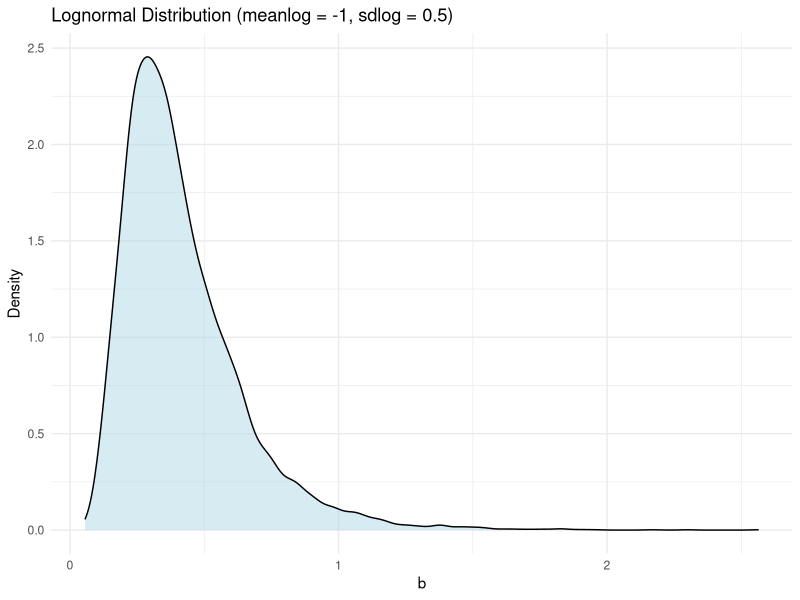
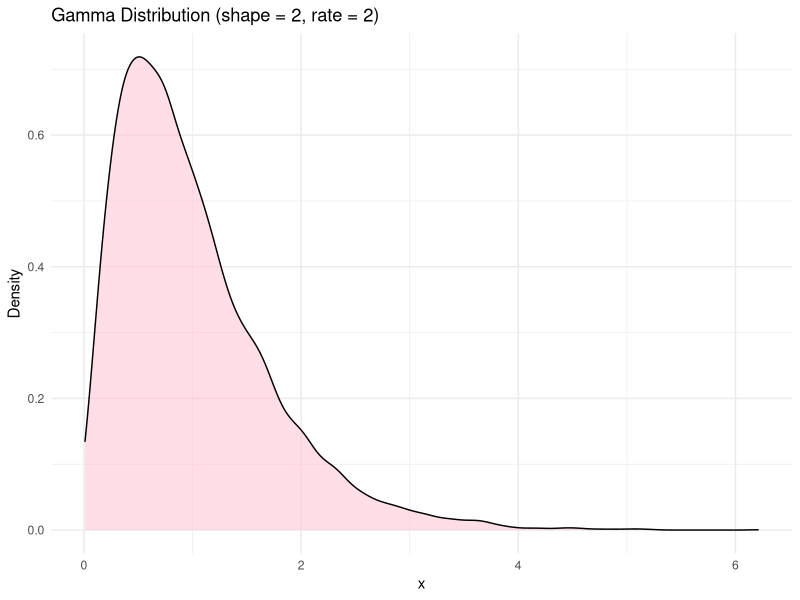
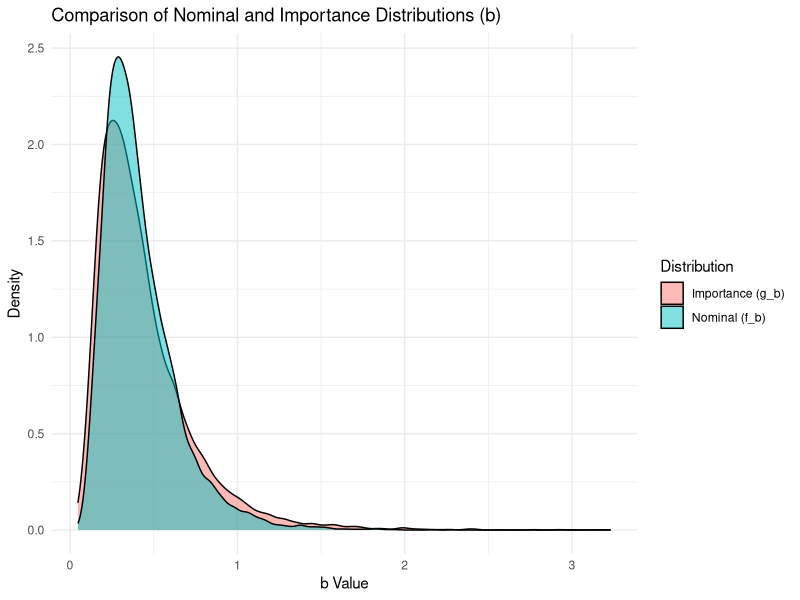
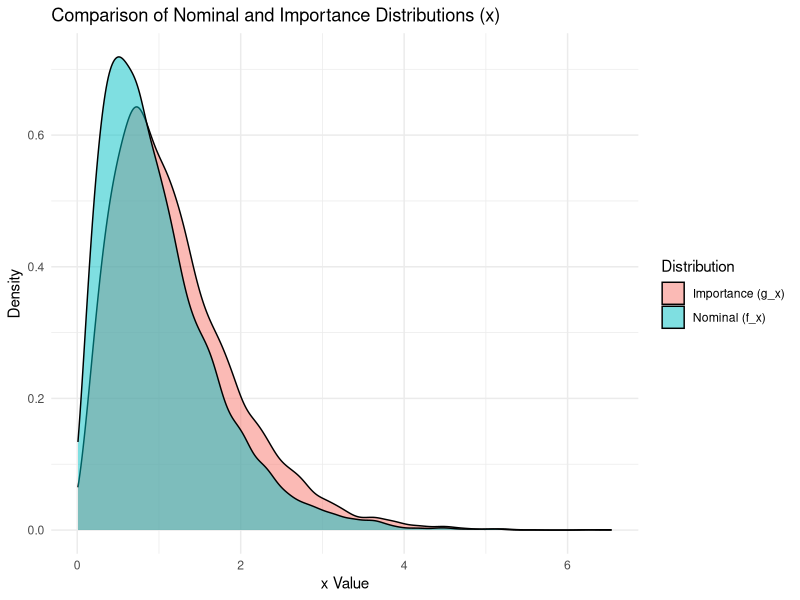

Recreate these plots in R, in order. (Note: this script raises an error after producing the figures.)
## ---- chunk 1
library(tidyverse)
library(ggplot2)
library(MASS)
## ---- chunk 2
set.seed(8160)
n <- 10000

## Pre-calculating b samples and x samples for use in simple MC and CV
b_samples <- rlnorm(n, meanlog = -1, sdlog = 0.5)
x_samples <- rgamma(n, shape = 2, rate = 2)

lognormal_df <- data.frame(values = b_samples, 
                           distribution = "Lognormal(-1, 0.5)")
gamma_df <- data.frame(values = x_samples, 
                       distribution = "Gamma(2, 2)")

ggplot(lognormal_df, aes(x = values)) +
  geom_density(fill = "lightblue", alpha = 0.5) +
  labs(title = "Lognormal Distribution (meanlog = -1, sdlog = 0.5)",
       x = "b", y = "Density") +
  theme_minimal()

ggplot(gamma_df, aes(x = values)) +
  geom_density(fill = "pink", alpha = 0.5) +
  labs(title = "Gamma Distribution (shape = 2, rate = 2)",
       x = "x", y = "Density") +
  theme_minimal()
## ---- chunk 3
alpha <- -2
beta <- 0.5

p_baseline_adverse_event <- exp(alpha) / (1 + exp(alpha))

knitr::kable(p_baseline_adverse_event, digits = 6, 
             col.names = "Probability of the Baseline Adverse Event")
## ---- chunk 4
start_time_smc <- Sys.time()

alpha <- -2
beta <- 0.5

logit_inverse_function <- function(x) {
  return(exp(x) / (1 + exp(x)))
}

## Calculating the probability of an adverse event based on pre-sampled b and x 
p_ij <- logit_inverse_function(alpha + b_samples + beta * x_samples)

p_adverse_event_smc <- mean(p_ij) 
var_smc <- var(p_ij)

cpu_time_smc <- Sys.time() - start_time_smc
## ---- chunk 5
start_time_cv <- Sys.time()

Y <- logit_inverse_function(alpha + b_samples + beta * x_samples)
E_Y <- mean(Y)
var_Y <- var(Y)

## U is the logit transformed Y (i.e. the original argument to the inverse logit)
U <- alpha + b_samples + beta * x_samples
E_U <- mean(U)
var_U <- var(U)

## E(Gamma(2,2)) = 1, E(Log-Normal(-1, 0.5)) = exp(-1 + (0.5^2)/2)
E_U_exact <- alpha + exp(-1 + (0.5^2)/2) + beta*1

cov_Y_U <- cov(Y, U)
c_star <- cov_Y_U / var_U 

## Applying covariate correction
Y_cv <- Y - c_star * (U - E_U_exact)
E_Y_cv <- mean(Y_cv)
var_Y_cv <- var_Y - (cov_Y_U ^ 2) / var_U

cpu_time_cv <- Sys.time() - start_time_cv

control_variate_df <- data.frame(
  Estimates = c("Mean", "Variance"),
  Without_Control_Variate = c(E_Y, var_Y),
  With_Control_Variate = c(E_Y_cv, var_Y_cv)
)
## ---- chunk 6
set.seed(8160)

b_samples_nominal <- rlnorm(n, meanlog = -1, sdlog = 0.5)
x_samples_nominal <- rgamma(n, shape = 2, rate = 2)
b_samples_importance <- rlnorm(n, meanlog = -1, sdlog = 0.6)
x_samples_importance <- rgamma(n, shape = 2.4, rate = 2)

b_df <- data.frame(Value = c(b_samples_nominal, b_samples_importance),
                   Distribution = rep(c("Nominal (f_b)", "Importance (g_b)"), each = n))

x_df <- data.frame(Value = c(x_samples_nominal, x_samples_importance ),
                   Distribution = rep(c("Nominal (f_x)", "Importance (g_x)"), each = n))

ggplot(b_df, aes(x = Value, fill = Distribution)) +
  geom_density(alpha = 0.5) +
  labs(title = "Comparison of Nominal and Importance Distributions (b)",
       x = "b Value", y = "Density") +
  theme_minimal()

ggplot(x_df, aes(x = Value, fill = Distribution)) +
  geom_density(alpha = 0.5) +
  labs(title = "Comparison of Nominal and Importance Distributions (x)",
       x = "x Value", y = "Density") +
  theme_minimal()
## ---- chunk 7
set.seed(8160)

start_time_is <- Sys.time()

# Nominal Distribution
f_b <- function(b) {
  return(dlnorm(b, meanlog = -1, sdlog = 0.5))
  }
f_x <- function(x) { 
  return(dgamma(x, shape = 2, rate = 2))
  }

# Importance Distribution
g_b <- function(b) {
  return(dlnorm(b, meanlog = -1, sdlog = 0.6))
}
g_x <- function(x) {
  return(dgamma(x, shape = 2.4, rate = 2))
}

weights <- function(b, x) {
  return((f_b(b) * f_x(x)) / (g_b(b) * g_x(x)))
}

b_samples_importance <- rlnorm(n, meanlog = -1, sdlog = 0.6)
x_samples_importance <- rgamma(n, shape = 2.4, rate = 2)

p_ij_is <- logit_inverse_function(alpha + b_samples_importance + beta * x_samples_importance) 
w <- weights(b_samples_importance, x_samples_importance)

E_is <- sum(w * p_ij_is) / sum(w)
## Variance expression from lecture notes
#var_is <- 1/n * (mean(w^2) - mean(w)^2)
var_is <- (mean((w * p_ij_is)^2) - mean(w * p_ij_is)^2) / n

cpu_time_is <- Sys.time() - start_time_is

importance_sampling_results <- data.frame(
  Estimates = c("Mean", "Variance"),
  Value = c(E_is, var_is)
)

## ---- chunk 8
set.seed(8160)

N_true <- 100000000

b_samples_N <- rlnorm(N_true, meanlog = -1, sdlog = 0.5)  
x_samples_N <- rgamma(N_true, shape = 2, rate = 2)

p_adverse_event_true <- mean(logit_inverse_function(alpha + b_samples_N + beta * x_samples_N)) 

bias_smc <- p_adverse_event_smc - p_adverse_event_true
bias_cv <- E_Y_cv - p_adverse_event_true
bias_is <- E_is - p_adverse_event_true

comparison_df <- data.frame(
  Method = c("Simple Monte Carlo", "Control Variates", "Importance Sampling"),
  Estimated_Probability = c(p_adverse_event_smc, E_Y_cv, E_is),
  Bias = c(bias_smc, bias_cv, bias_is),
  Variance = c(var_smc, var_Y_cv, var_is),
  CPU_Time = c(cpu_time_smc, cpu_time_cv, cpu_time_is))

knitr::kable(comparison_df, digits = 10, 
      caption = "Comparison of Sampling Methods (Bias, Variance, and CPU Time)")
## ---- chunk 9
cumulative_mc <- cumsum(p_ij) / seq_along(p_ij)
cumulative_cv <- cumsum(Y_cv) / seq_along(Y_cv)
cumulative_is <- cumsum(w * p_ij_is) / cumsum(w) 

cumulative_convergence_df <- data.frame(
  Sample = rep(1 : 10000, 3),
  Value = c(cumulative_mc, cumulative_cv, cumulative_is),
  Method = rep(c("Simple Monte Carlo", "Control Variates", "Importance Sampling"), 
               each = n)
)

ggplot(cumulative_convergence_df, aes(x = Sample, y = Value, color = Method)) +
  geom_line(size = 0.5) +
  geom_hline(yintercept = p_adverse_event_true, linetype = "dashed", 
             color = "purple", size = 1) +  
  annotate("text", x = 500, y = p_adverse_event_true + 0.005, 
           label = "True Value", size = 4, color = "purple") + 
  labs(title = "Cumulative Convergence of Different Sampling Methods",
       x = "Number of Samples",
       y = "Probability",
       color = "Sampling Method") + 
  theme_minimal() + 
  ylim(c(0.25, 0.27))
